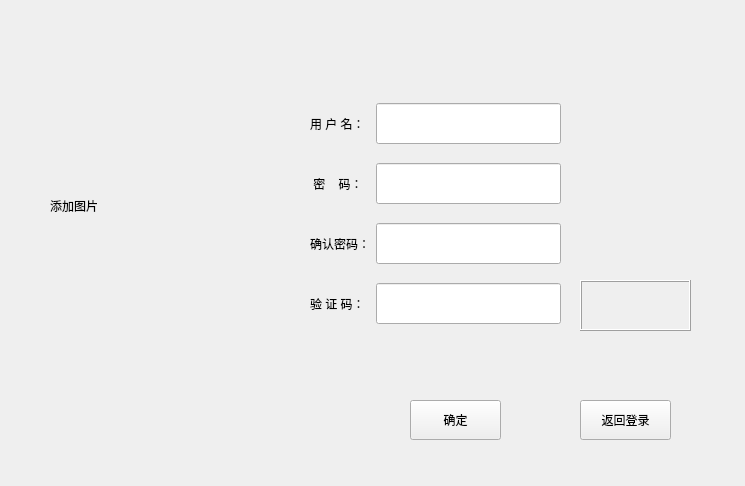
<?xml version="1.0" encoding="UTF-8"?>
<ui version="4.0">
 <class>Signup</class>
 <widget class="QWidget" name="Signup">
  <property name="geometry">
   <rect>
    <x>0</x>
    <y>0</y>
    <width>745</width>
    <height>486</height>
   </rect>
  </property>
  <property name="windowTitle">
   <string>Form</string>
  </property>
  <property name="styleSheet">
   <string notr="true"/>
  </property>
  <widget class="QLabel" name="label_image">
   <property name="geometry">
    <rect>
     <x>50</x>
     <y>70</y>
     <width>191</width>
     <height>271</height>
    </rect>
   </property>
   <property name="text">
    <string>添加图片</string>
   </property>
  </widget>
  <widget class="QPushButton" name="pushButton_2">
   <property name="geometry">
    <rect>
     <x>410</x>
     <y>400</y>
     <width>91</width>
     <height>40</height>
    </rect>
   </property>
   <property name="minimumSize">
    <size>
     <width>0</width>
     <height>40</height>
    </size>
   </property>
   <property name="styleSheet">
    <string notr="true"/>
   </property>
   <property name="text">
    <string>确定</string>
   </property>
  </widget>
  <widget class="QPushButton" name="btn_return">
   <property name="geometry">
    <rect>
     <x>580</x>
     <y>400</y>
     <width>91</width>
     <height>40</height>
    </rect>
   </property>
   <property name="minimumSize">
    <size>
     <width>0</width>
     <height>40</height>
    </size>
   </property>
   <property name="styleSheet">
    <string notr="true"/>
   </property>
   <property name="text">
    <string>返回登录</string>
   </property>
  </widget>
  <widget class="QFrame" name="verificationFrame">
   <property name="geometry">
    <rect>
     <x>580</x>
     <y>280</y>
     <width>111</width>
     <height>51</height>
    </rect>
   </property>
   <property name="frameShape">
    <enum>QFrame::Box</enum>
   </property>
   <property name="frameShadow">
    <enum>QFrame::Raised</enum>
   </property>
  </widget>
  <widget class="QWidget" name="gridLayoutWidget">
   <property name="geometry">
    <rect>
     <x>310</x>
     <y>90</y>
     <width>251</width>
     <height>251</height>
    </rect>
   </property>
   <layout class="QGridLayout" name="gridLayout">
    <item row="1" column="0">
     <widget class="QLabel" name="label_3">
      <property name="minimumSize">
       <size>
        <width>0</width>
        <height>41</height>
       </size>
      </property>
      <property name="styleSheet">
       <string notr="true">font: 10pt &quot;Arial&quot;;</string>
      </property>
      <property name="text">
       <string>用 户 名：</string>
      </property>
     </widget>
    </item>
    <item row="2" column="0">
     <widget class="QLabel" name="label_4">
      <property name="minimumSize">
       <size>
        <width>0</width>
        <height>41</height>
       </size>
      </property>
      <property name="styleSheet">
       <string notr="true">font: 10pt &quot;Arial&quot;;</string>
      </property>
      <property name="text">
       <string> 密    码：</string>
      </property>
     </widget>
    </item>
    <item row="4" column="0">
     <widget class="QLabel" name="label">
      <property name="minimumSize">
       <size>
        <width>0</width>
        <height>41</height>
       </size>
      </property>
      <property name="text">
       <string>验 证 码：</string>
      </property>
     </widget>
    </item>
    <item row="4" column="1">
     <widget class="QLineEdit" name="lineEdit_verification">
      <property name="minimumSize">
       <size>
        <width>0</width>
        <height>41</height>
       </size>
      </property>
     </widget>
    </item>
    <item row="3" column="0">
     <widget class="QLabel" name="label_5">
      <property name="minimumSize">
       <size>
        <width>0</width>
        <height>41</height>
       </size>
      </property>
      <property name="styleSheet">
       <string notr="true">font: 10pt &quot;Arial&quot;;</string>
      </property>
      <property name="text">
       <string>确认密码：</string>
      </property>
     </widget>
    </item>
    <item row="3" column="1">
     <widget class="QLineEdit" name="lineEdit_surepasswd">
      <property name="minimumSize">
       <size>
        <width>0</width>
        <height>41</height>
       </size>
      </property>
     </widget>
    </item>
    <item row="2" column="1">
     <widget class="QLineEdit" name="lineEdit_passwd">
      <property name="minimumSize">
       <size>
        <width>0</width>
        <height>41</height>
       </size>
      </property>
     </widget>
    </item>
    <item row="1" column="1">
     <widget class="QLineEdit" name="lineEdit_username">
      <property name="minimumSize">
       <size>
        <width>0</width>
        <height>41</height>
       </size>
      </property>
     </widget>
    </item>
   </layout>
  </widget>
 </widget>
 <resources/>
 <connections/>
</ui>
